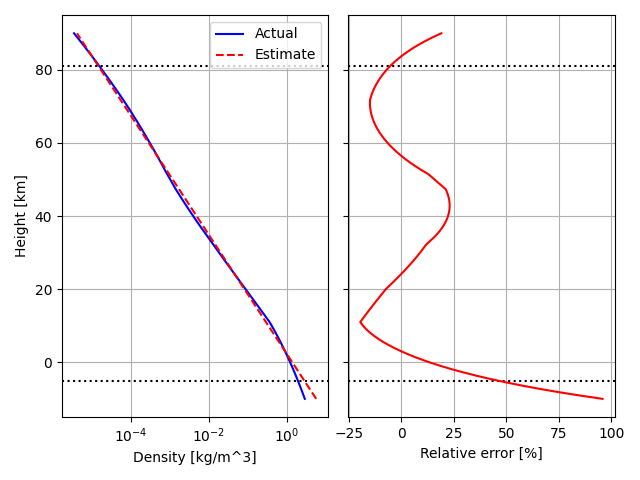

Source code (Python):
import os

import numpy as np
import matplotlib.pyplot as plt
from ambiance import Atmosphere, CONST

HERE = os.path.abspath(os.path.dirname(__file__))
FILE_NAME = os.path.basename(__file__).replace('.py', '.png')
PATH_OUT = os.path.join(HERE, FILE_NAME)


def density_estimate(h):
    return 10**((h - 2.33e3)/-16.3e3)


# Make an atmosphere object
heights = np.linspace(-10e3, 90e3, num=1000)
rho_actual = Atmosphere(heights, check_bounds=False).density
rho_approx = density_estimate(heights)

fig, (ax1, ax2) = plt.subplots(1, 2, sharey=True, tight_layout=True)
ax1.plot(rho_actual, heights/1000, label='Actual', c='blue')
ax1.plot(rho_approx, heights/1000, '--', label='Estimate', c='red')
ax1.set_xlabel("Density [kg/m^3]")
ax1.set_ylabel("Height [km]")
ax1.set_xscale("log")
ax1.grid()
ax1.legend()

for ax in (ax1, ax2):
    ax.axhline(y=CONST.h_min/1000, ls=':', color='black')
    ax.axhline(y=CONST.h_max/1000, ls=':', color='black')

rdiff = (rho_approx - rho_actual)/rho_actual
ax2.plot(rdiff*100, heights/1000, label='Relative error', c='red')
ax2.set_xlabel("Relative error [%]")
ax2.grid()

plt.savefig(PATH_OUT)
plt.show()
plt.clf()
